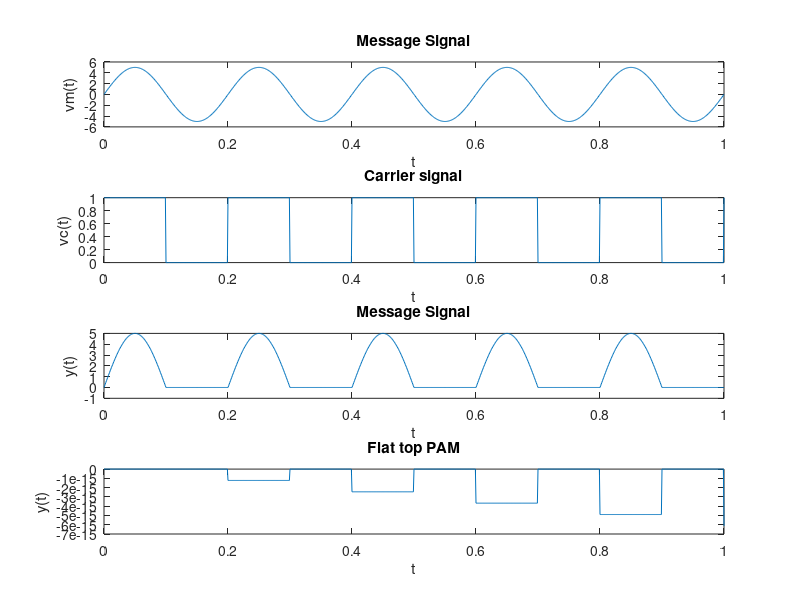

This figure's MATLAB source:
clc;
close all;
t = 0:0.001 :1; %time
%Input values from user
fm = input('Enter the frequency of message signal : ');%10
fc = input('Enter the frequency of carrier signal : ');%50
vm = 5*sin(2*pi*fm*t);%Message Signal
vc = 5*square(2*pi*fc*t);%Carrier Signal consist of square wave
%Flat top requires train of pulses
n = length(vc);%no.of samples in Vc
for i = 1:n
    if vc(i)<=0;%when carrier signal has negative value it will make it zero
    vc(i)=0;%square wave changes to pulse wave
    else
    vc(i)=1;
    end
end
y = vc .*vm;%generaion of FTP- Prouct -Modulation Step
subplot(4,1,1),plot(t,vm);
xlabel('t');
ylabel('vm(t)');
title('Message Signal');
subplot(4,1,2),plot(t,vc);
xlabel('t');
ylabel('vc(t)');
title('Carrier signal');

%Natural PAM
subplot(4,1,3),plot(t,y)
xlabel('t');
ylabel('y(t)');
title('Message Signal');
    
%Flat Top PAM
for i = 2:length(t)%samples under t
    if vc(i)== 1&&vc(i-1) ==0 % if the rising edge id detected
        y(i)==vc(i)* vm(i);%sampling occures
%no change in level
    elseif vc(i)==1 && vc(i-1)==1%and while the carrier signal is 1
        y(i)=y(i-1);% the value of y1 remains constant
    else
        y(i)=0;%otherwise zero
    end
end
subplot(4,1,4),plot(t,y) %Flat top PAM
xlabel('t');
ylabel('y(t)');
title('Flat top PAM');% Plotting flat Top PAM